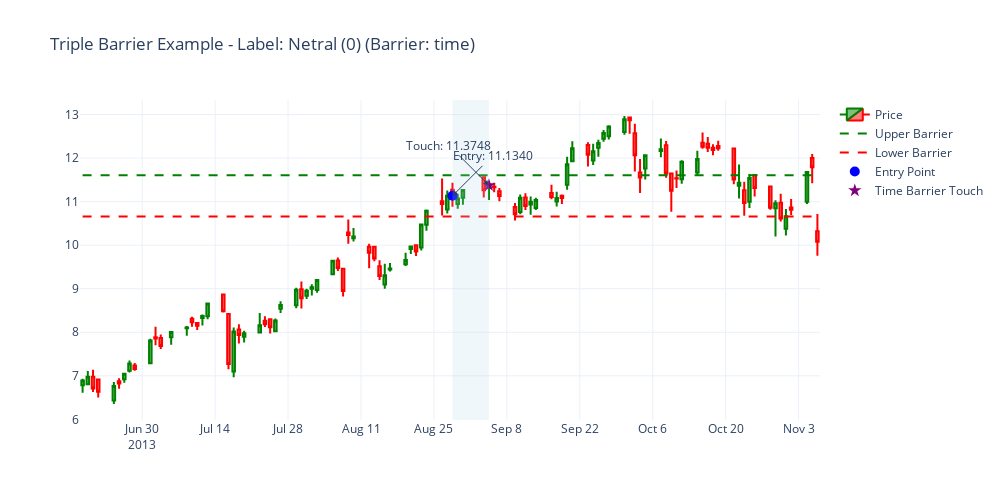

Notebook cell for this chart:
### Code cell
# Visualisasi sampel dengan label 0 (netral)
try:
    fig_label_0 = visualize_triple_barrier_sample(filtered_df, triple_barrier_df, label_value=0, window_size=50)
    if fig_label_0:
        fig_label_0.show()
except Exception as e:
    print(f"Error saat memvisualisasikan label 0: {e}")
